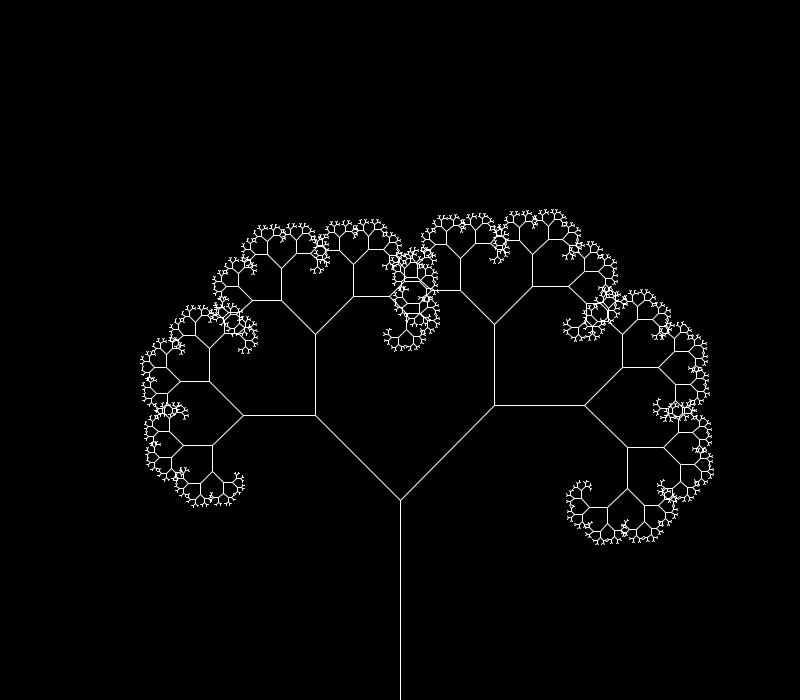
Frame 1 (no input)
Frame 60 (the mouse pressed at the canvas centre just before this capture): identical to frame 1, image omitted
Frame 120 (the mouse held since frame 60 and released just before this capture): identical to frame 1, image omitted

The Processing sketch that drew this single still picture (run headless with seeded random() and noise(); from frame 60 on, the mouse is pressed at the canvas centre):

// Processing sketch: TreeRecursion
// ── TreeRecursion.pde

float angle=PI/4;

void setup() {
  size(800,700);
 
} 

void draw() {
  background(0);
  float len=200;
  
  //line(width/2,height,width/2,height-len);
  translate(width/2,height);
  branch(len);
} 

void branch(float l) {
  stroke(255);
  line(0,0,0,-l);
  translate(0,-l);
  
  if(l>2) {
    pushMatrix();
    rotate(angle);
    branch(l*0.67);
    popMatrix();
    pushMatrix();
    rotate(-angle);
    branch(l*0.6);
    popMatrix();
  }
  //line(0,0,0,-l);
} 

void mouseWheel(MouseEvent event) {
  angle+=event.getCount()*0.1;
  
}
